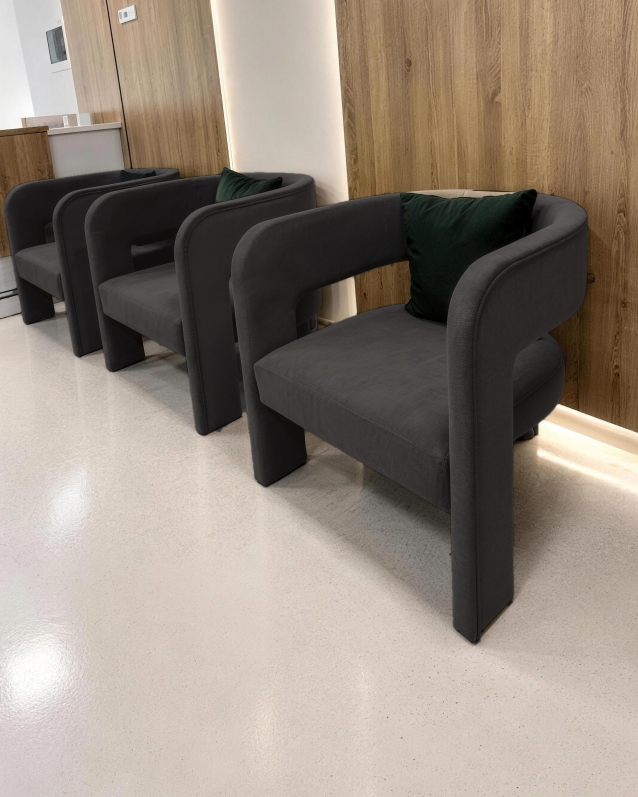
#> input picture media-src/config/armchair-black.jpg, 1276 x 1594 px (shown at 1/2 size)
$ python apply_mask.py ../../media-src/config/armchair-black.jpg ../../media-src/config/armchair-charcoal.jpg ../../media-src/config/armchair-charcoal.jpg ../../media-src/config/armchair-charcoal.jpg 1.0
#> lines starting #> are read from the running program, lines starting #| are printed output that depends on the picture
"""Blend an aligned variant into the base through a fixed product mask.
usage: apply_mask.py base.png variant_raw.png mask.png out.png [feather]"""
import sys
import numpy as np
from PIL import Image, ImageFilter
base_p, var_p, mask_p, out_p = sys.argv[1:5]
feather = float(sys.argv[5]) if len(sys.argv) > 5 else 1.5
base = Image.open(base_p).convert('RGB'); W, H = base.size
#> further down, base is the input picture: PIL image 1276x1594 RGB; mean R, G, B 146.7, 134.9, 123.7
#> after `W, H = base.size`: W = 1276; H = 1594
B = np.asarray(base).astype(np.float64)
V = np.asarray(Image.open(var_p).convert('RGB').resize((W, H), Image.LANCZOS)).astype(np.float64)
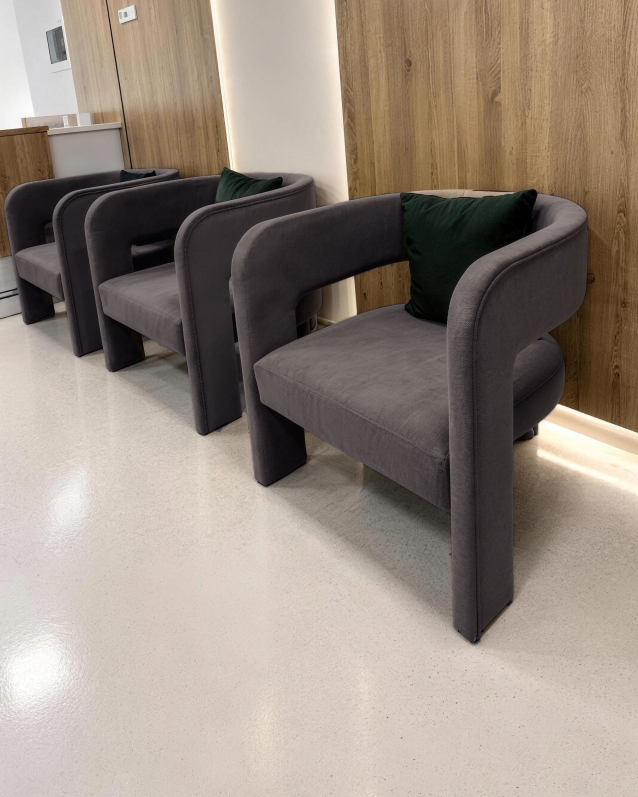
#> input picture media-src/config/armchair-charcoal.jpg, 1276 x 1594 px (shown at 1/2 size)
best = (1e9, 0, 0)
for dy in range(-6, 7):
    for dx in range(-6, 7):
        e = np.abs(np.roll(np.roll(V, dy, 0), dx, 1)[::9, ::9] - B[::9, ::9]).mean()
        if e < best[0]: best = (e, dx, dy)
#> after the loop, best = (3.79, 0, 0)
V = np.roll(np.roll(V, best[2], 0), best[1], 1)
m = np.asarray(Image.open(mask_p).convert('L').filter(ImageFilter.GaussianBlur(feather))).astype(np.float64)[..., None] / 255
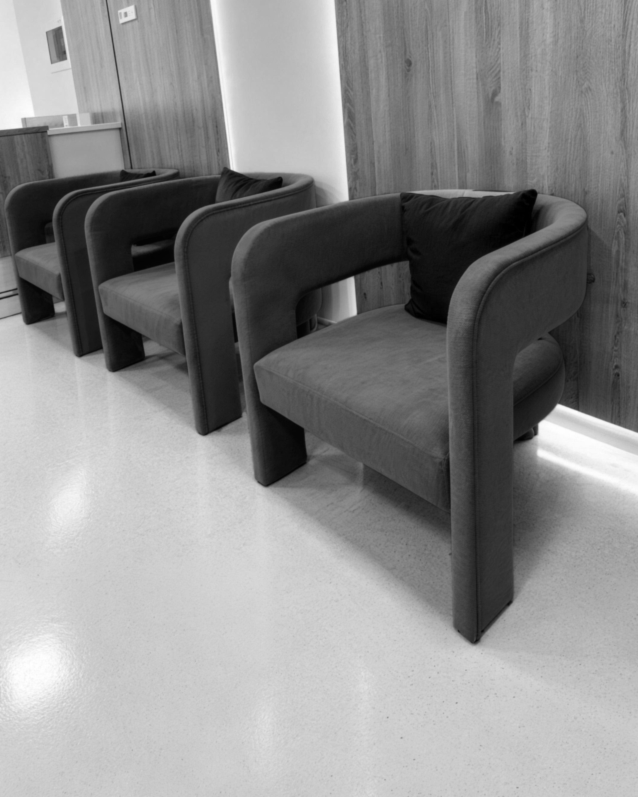
#> m: shape (1594, 1276, 1) float64 (shown at 1/2 size); min 0, max 1, mean 0.55
out = B * (1 - m) + V * m
Image.fromarray(np.clip(out, 0, 255).round().astype(np.uint8)).save(out_p)
print(out_p, 'shift', best[1:], 'residual', round(best[0], 2))
#| ../../media-src/config/armchair-charcoal.jpg shift (0, 0) residual 3.79
